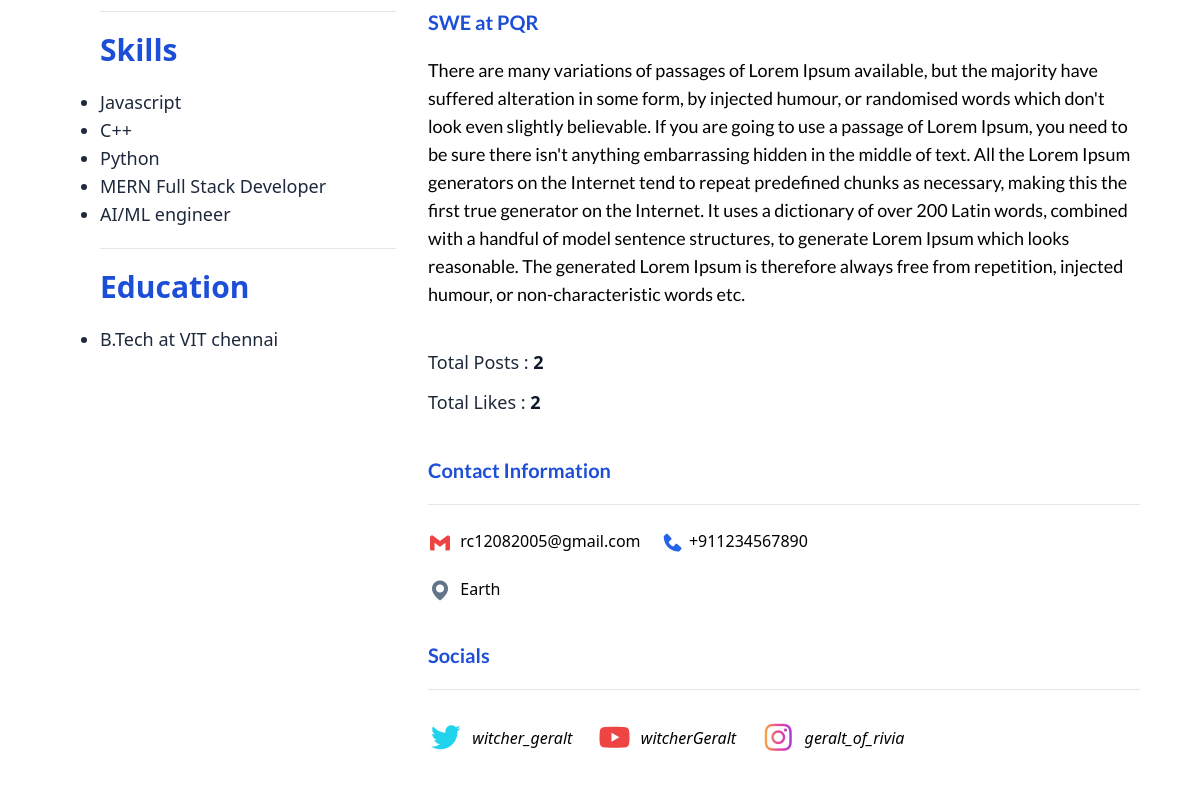
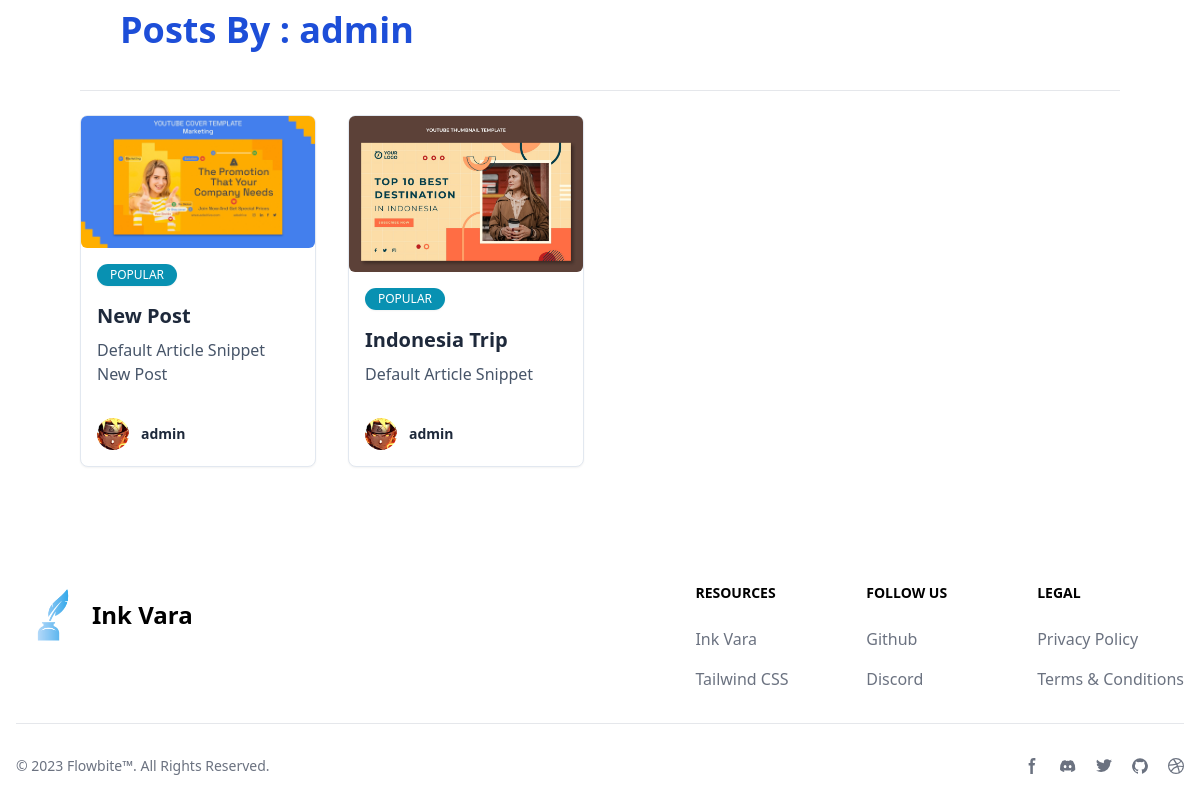
Before: /blogarea/show_profile_page/5/ (lower part) with the older database file (2 pictures, top to bottom).
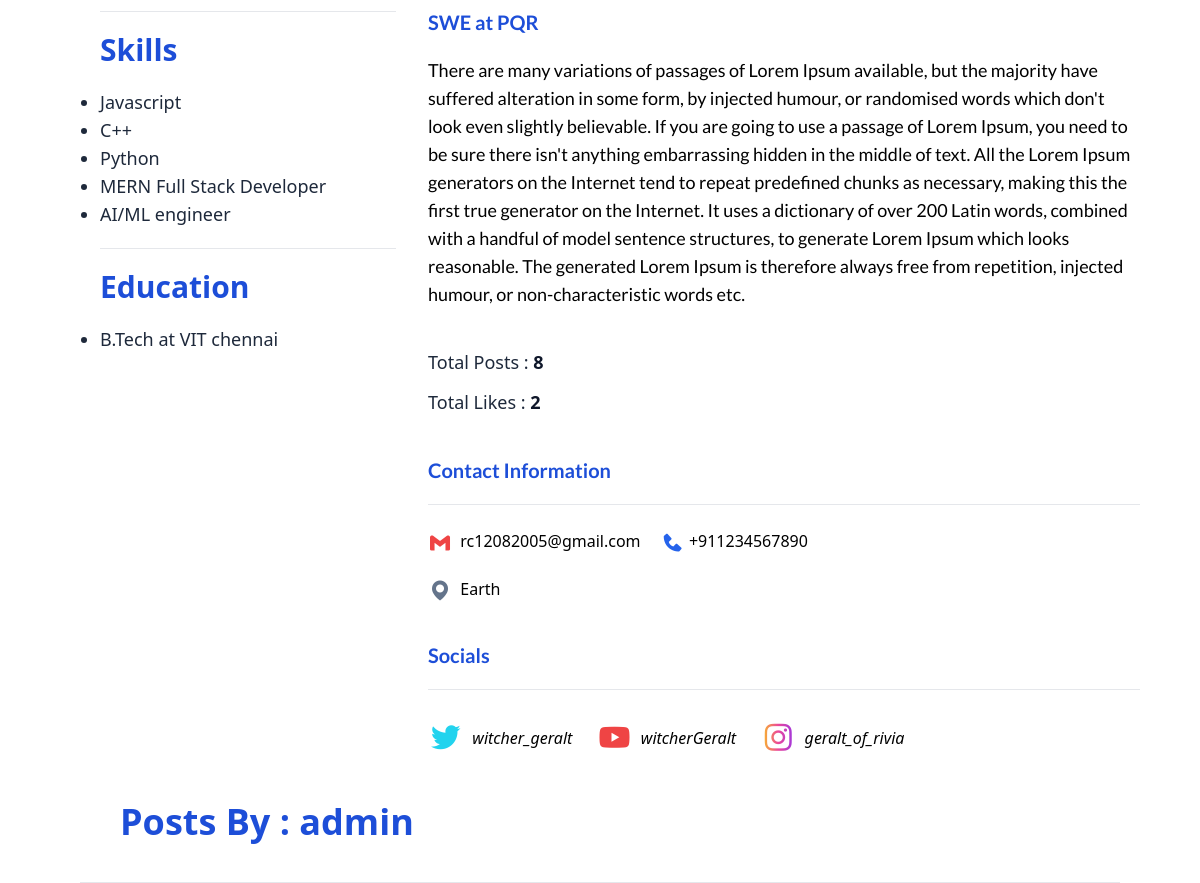
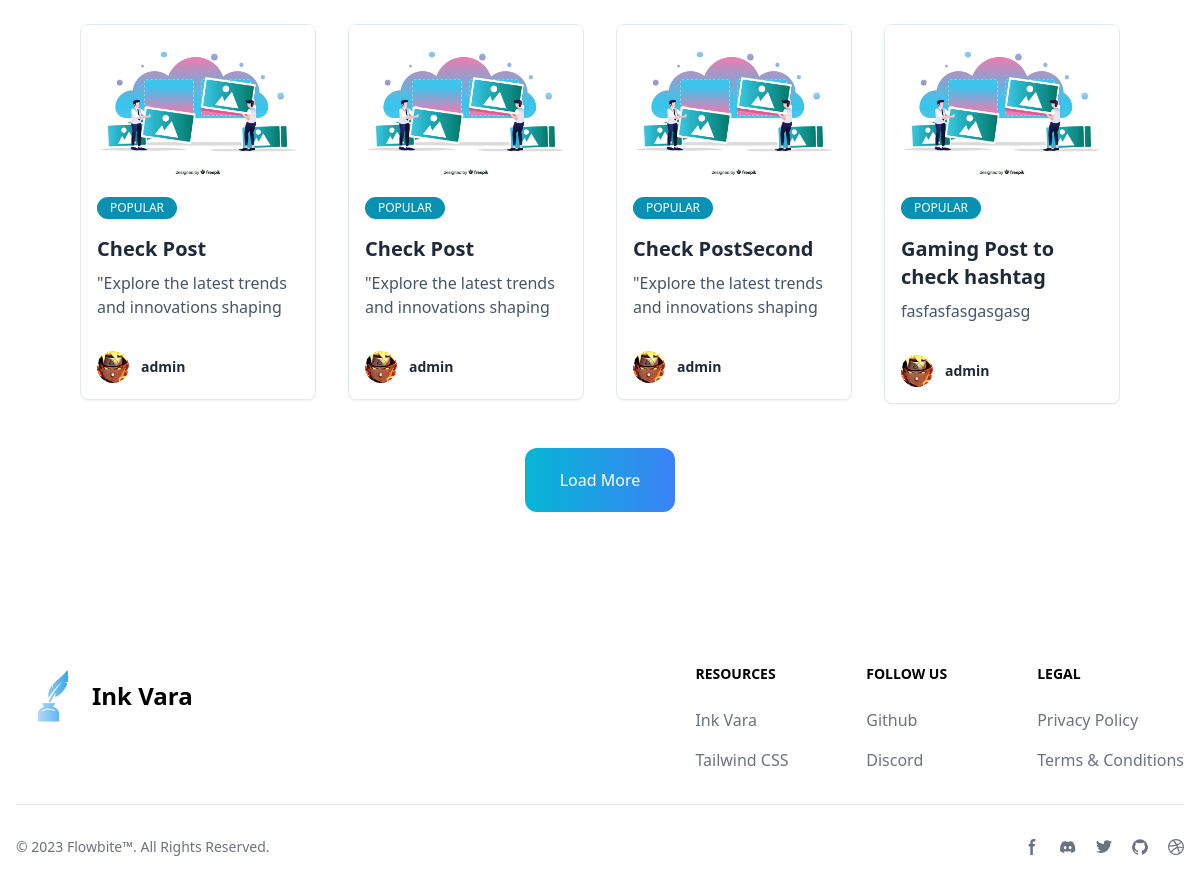
After: the same page with the newer database file (2 pictures, top to bottom).
### blogarea/models.py (models this page shows, shortened)
class Profile(models.Model):
    user = models.OneToOneField(User,null=True,on_delete=models.CASCADE)
    bio = models.TextField()
    blogcaption = models.CharField(max_length=150,null=True,blank=True,default="Former Adventurer turned full-time Dad moonlighting as an author")
    profileImage = models.ImageField(upload_to='profile_pics',null=True,blank=True)
    profileBackground = models.ImageField(upload_to='profile_background',null=True,blank=True)
    twitter_link = models.URLField(max_length=200,null=True,blank=True,default="https://x.com/")
    instagram_link = models.URLField(max_length=200,null=True,blank=True,default="https://instagram.com/")
    youtube_link = models.URLField(max_length=200,null=True,blank=True,default="https://youtube.com/")
    contact = PhoneNumberField(blank=True, null=True)
    location = models.CharField(max_length=150,null=True,blank=True,default="Earth")
    occupation = models.CharField(max_length=50,null=True,blank=True,default="Occupation")
    industry = models.CharField(max_length=50,null=True,blank=True,default="Industry")
    position = models.CharField(max_length=50,null=True,blank=True,default="position")
    skills = models.TextField(null=True,blank=True,help_text="Enter your skills separated by commas")
    education = models.TextField(null=True,blank=True)

class Post(models.Model):
    choices = Category.objects.all().values_list('name','name')
    title = models.CharField(max_length=255)
    author = models.ForeignKey(User,on_delete=models.CASCADE,null=True,blank=True)
    post_date = models.DateField(auto_now_add=True)
    hashtags = models.TextField(max_length=200,null=True)
    category = models.CharField(choices=choices,max_length=255,default="Uncategorized")
    articleSnippet = models.CharField(max_length=50)
    thumbnail = models.ImageField(upload_to='thumbnail/',null=True,blank=True, default='thumbnail/thumbnail.jpg')
    like = models.ManyToManyField(User,related_name='blog_posts',null=True,blank=True)
    tags = models.ManyToManyField("Hashtag",related_name="posts",null=True,blank=True)
    body = RichTextField(blank=True,null=True)

### blogarea/views.py (the view)
# urls.py: path('show_profile_page/<int:pk>/',ShowProfileView.as_view(),name="show_profile_page"),
class ShowProfileView(DetailView):
    model = Profile
    template_name = 'showProfilePage.html'
    def get_context_data(self, *args, **kwargs):
        context = super(ShowProfileView, self).get_context_data(*args, **kwargs)
        page_user = get_object_or_404(Profile,id=self.kwargs['pk'])
        posts = Post.objects.filter(author = page_user.user).order_by('-post_date')
        total_posts = Post.objects.filter(author=page_user.user).count()
        total_likes = Post.objects.filter(author=page_user.user).aggregate(total_likes=Count('like'))['total_likes'] or 0
        skills = page_user.skills.split(',') if page_user.skills else []
        education = page_user.education.split(',') if page_user.education else []
        show_load_more = True
        if posts.count()<4:
            show_load_more = False
        context['show_load_more'] = show_load_more
        context['posts'] = posts[:4]
        context['education'] = education
        context['skills'] = skills
        context['page_user'] = page_user
        context['total_posts'] = total_posts
        context['total_likes'] = total_likes
        return context

### blogarea/templates/showProfilePage.html (shortened to what the changed rows need)
{% load static tailwind_tags%}
<!DOCTYPE html>
<html lang="en">
  <head>
    {% tailwind_css %} {% load static %}
    <link
      href="https://unpkg.com/boxicons@2.1.4/css/boxicons.min.css"
      rel="stylesheet"
    />
  </head>
  <body class="min-h-screen flex flex-col">
    {%include 'nav.html'%}
    <div class="flex justify-center w-full h-[60%]">
      <div class="flex flex-col w-[90%]">
        <div
          class="grid grid-rows-reverse grid-rows-[1fr_auto] lg:grid-cols-[1fr_2fr] gap-3"
        >
          <ul class="sm:px-5 mt-[50px] sm:mt-[100px] ml-5">
            <ul class="list-disc">
              <h1 class="mt-5 text-3xl text-blue-700 font-semibold mb-5">
                Skills
              </h1>
              {% for skill in skills %}
              <li class="text-lg text-slate-800" class="font-family:lato">
                {{skill}}
              </li>
              {% endfor %}
            </ul>
            <ul class="list-disc">
              <h1 class="mt-5 text-3xl text-blue-700 font-semibold mb-5">
                Education
              </h1>
              {% for edu in education %}
              <li class="text-lg text-slate-800" class="font-family:lato">
                {{edu}}
              </li>
              {% endfor %}
            </ul>
          </ul>
          <div class="mt-5 flex flex-col gap-5">
            <h1
              class="text-xl text-blue-700 font-semibold"
              style="font-family: lato"
            >
              {{page_user.occupation}}
            </h1>
            <h1 class="text-md sm:text-lg mb-5" style="font-family: lato">
              {{page_user.bio}}
            </h1>
            <div>
              <h1 class="text-lg text-slate-800 mb-3">
                Total Posts :
                <span class="font-bold text-slate-900">{{total_posts}}</span>
              </h1>
              <h1 class="text-lg text-slate-800">
                Total Likes :
                <span class="font-bold text-slate-900"> {{total_likes}}</span>
              </h1>
            </div>
            <div>
              <h1
                class="text-xl text-blue-700 font-semibold mt-5"
                style="font-family: lato"
              >
                Contact Information
              </h1>
              <hr class="mt-5 mb-5" />
              <a href="mailto:{{page_user.user.email}}"
                ><i
                  class="bx bxl-gmail text-2xl text-red-500 translate-y-1/4"
                ></i
                >&nbsp;&nbsp;{{page_user.user.email}}</a
              >
              <a class="ml-4"
                ><i
                  class="bx bxs-phone text-2xl text-blue-600 translate-y-1/4"
                ></i>
                {{page_user.contact}}</a
              >
            </div>
            <a href=""
              ><i class="bx bxs-map text-2xl text-slate-500 translate-y-1/4"></i
              >&nbsp;&nbsp;{{page_user.location}}</a
            >
            <div>
              <h1
                class="text-xl text-blue-700 font-semibold mt-5"
                style="font-family: lato"
              >
                Socials
              </h1>
              <hr class="mt-5 mb-5" />
              <a href="{{page_user.twitter_link}}" class="mr-5 italic"
                >&nbsp;&nbsp;witcher_geralt</a
              >
              <a href="{{page_user.youtube_link}}" class="mr-5 italic"
                >&nbsp;&nbsp;witcherGeralt</a
              >
              <a href="{{page_user.instagram_link}}" class="mr-5 italic"
                >&nbsp;&nbsp;geralt_of_rivia</a
              >
            </div>
          </div>
        </div>
      </div>
    </div>
    <div class="mx-10 lg:mx-20 pb-20">
      <h1 class="m-10 text-blue-700 font-semibold text-4xl">
        Posts By :&nbsp;<span>{{page_user.user}}</span>
      </h1>
      <div class="flex flex-col justify-center items-center">
        <div
          id="cardContainer"
          class="grid grid-cols-1 md:grid-cols-4 sm:grid-cols-2 gap-8 w-full"
        >
          {% for post in posts%}
          <div
            class="blog-cards hover:scale-[1.05] transition-transform duration-300"
          >
            <a href="{% url 'ArticleDetailView' post.id%}">
              <div
                class="relative flex flex-col my-1 bg-white shadow-sm border border-slate-200 rounded-lg w-full"
              >
                <div
                  class="relative h-1/2 overflow-hidden text-white rounded-md"
                >
                  <img
                    src="{% if post.thumbnail %}
                  {{ post.thumbnail.url }}
                  {% else %}/media/thumbnail/thumbnail.jpg
                  {% endif %}"
                    alt="card-image"
                  />
                </div>
                <div class="p-4">
                  <div
                    class="mb-4 rounded-full bg-cyan-600 py-0.5 px-2.5 border border-transparent text-xs text-white transition-all shadow-sm w-20 text-center"
                  >
                    POPULAR
                  </div>
                  <h6 class="mb-2 text-slate-800 text-xl font-semibold">
                    {{post.title}}
                  </h6>
                  <p class="text-slate-600 leading-normal font-light">
                    {{post.articleSnippet}}
                  </p>
                </div>
                <div class="flex items-center justify-between p-4">
                  <div class="flex items-center">
                    <img
                      alt="Tania Andrew"
                      src="{% if post.author.profile.profileImage %}
                {{ post.author.profile.profileImage.url }}
                {% else %}/media/thumbnail/thumbnail.jpg
                {% endif %}"
                      class="relative inline-block h-8 w-8 rounded-full"
                    />
                    <div class="flex flex-col ml-3 text-sm">
                      <span class="text-slate-800 font-semibold"
                        >{{post.author}}</span
                      >
                    </div>
                  </div>
                </div>
              </div>
            </a>
          </div>
          {% endfor %}
        </div>
        {% if show_load_more %}
        <button
          id="load-more"
          type="button"
          class="text-white bg-gradient-to-r from-cyan-500 to-blue-500 hover:bg-gradient-to-bl focus:ring-4 focus:outline-none focus:ring-cyan-300 p-5 w-[150px] my-10 rounded-xl"
        >
          Load More
        </button>
        {%endif %}
      </div>
    </div>
    {%include 'filtered-load-more.html'%} {%include 'footerCode.html'%}
  </body>
</html>

Changed rows visible on the page:
no longer on this page (row unchanged): Post: thumbnail (picture), title "New Post", articleSnippet "Default Article Snippet New Post", author.profileImage (picture), author "admin"
no longer on this page (row unchanged): Post: thumbnail (picture), title "Indonesia Trip", articleSnippet "Default Article Snippet", author.profileImage (picture), author "admin"
added Post: thumbnail (picture), title "Check Post", articleSnippet "\"Explore the latest trends and innovations shaping", author.profileImage (picture), author "admin"
added Post: thumbnail (picture), title "Check Post", articleSnippet "\"Explore the latest trends and innovations shaping", author.profileImage (picture), author "admin"
added Post: thumbnail (picture), title "Check PostSecond", articleSnippet "\"Explore the latest trends and innovations shaping", author.profileImage (picture), author "admin"
added Post: thumbnail (picture), title "Gaming Post to check hashtag", articleSnippet "fasfasfasgasgasg", author.profileImage (picture), author "admin"
Other visible differences:
{{ total_posts }}: "2" → "8"
text now shown: "Load More"
